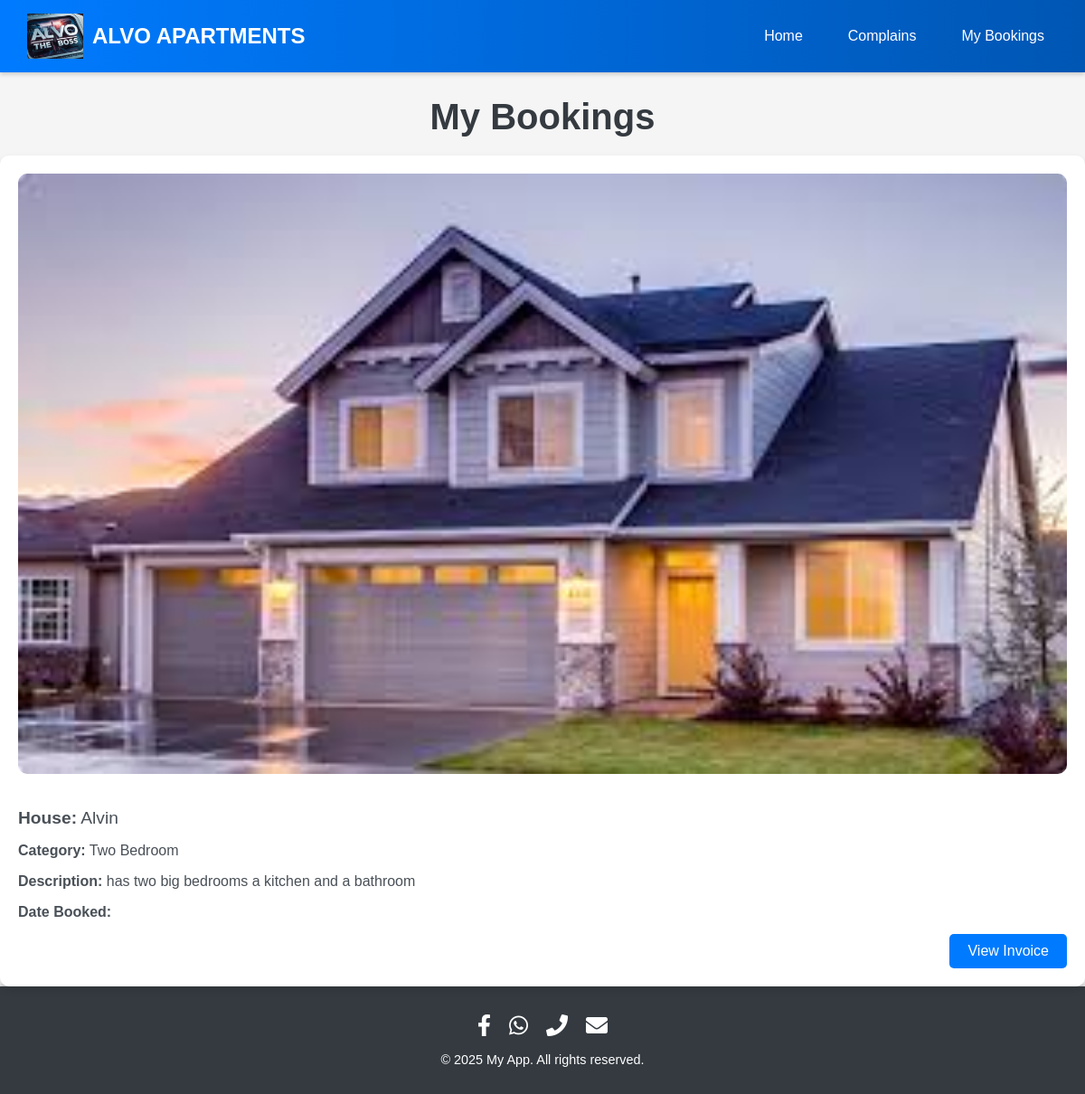
The app's page /my_bookings/ (signed in) with its own data.
### houses/models.py (models this page shows, shortened)
class Booking(models.Model):
    user = models.ForeignKey(User, on_delete=models.CASCADE)
    house = models.ForeignKey(House, on_delete=models.CASCADE)
    booking_date = models.DateTimeField(auto_now_add=True)
    room_no = models.CharField(max_length=10, default="Not Provided")  # Default value added
    contact = models.CharField(max_length=15, default="Not Provided")  # Default value added

class House(models.Model):
    CATEGORY_CHOICES = [
        ('bedsitter', 'Bedsitter'),
        ('single_bedroom', 'Single Bedroom'),
        ('two_bedroom', 'Two Bedroom'),
    ]
    name = models.CharField(max_length=100, default="Not Provided")  # New field for the house name
    category = models.CharField(max_length=20, choices=CATEGORY_CHOICES)
    description = models.TextField()
    image = models.ImageField(upload_to='house_images/')
    is_booked = models.BooleanField(default=False)

### houses/views.py (the view)
# urls.py: path('my_bookings/', views.my_bookings, name='my_bookings'),
def my_bookings(request):
    bookings = Booking.objects.filter(user=request.user).select_related('house')  # Optimize query
    return render(request, 'houses/my_bookings.html', {'bookings': bookings})

### houses/templates/houses/my_bookings.html (shortened to what this page needs)
{% extends 'base.html' %}
{% block content %}
<h1 style="text-align: center; color: #343a40; font-size: 2.5em; margin-bottom: 20px;">My Bookings</h1>
<div class="bookings-container" style="display: grid; grid-template-columns: repeat(auto-fit, minmax(200px, 1fr)); gap: 20px; max-width: 1200px; margin: 0 auto;">
    {% for booking in bookings %}
        <div class="booking-card" style="background: #fff; padding: 20px; border-radius: 10px; box-shadow: 0 4px 8px rgba(0, 0, 0, 0.1);">
            <img src="{{ booking.house.image.url }}" alt="House Image" style="width: 100%; border-radius: 10px; margin-bottom: 15px;">
            <p style="color: #495057; font-size: 1.2em; margin-bottom: 10px;"><strong>House:</strong> {{ booking.house.name }}</p>
            <p style="color: #495057; font-size: 1em; margin-bottom: 10px;"><strong>Category:</strong> {{ booking.house.get_category_display }}</p>
            <p style="color: #495057; font-size: 1em; margin-bottom: 10px;"><strong>Description:</strong> {{ booking.house.description }}</p>
            <p style="color: #495057; font-size: 1em; margin-bottom: 10px;"><strong>Date Booked:</strong> {{ booking.date_created|date:"M d, Y" }}</p>
            <div style="text-align: right; margin-top: 15px;">
                <a href="{% url 'view_invoice' booking.id %}" style="background: #007BFF; color: #fff; padding: 10px 20px; text-decoration: none; border-radius: 5px; display: inline-block; transition: background 0.3s ease;">View Invoice</a>
            </div>
        </div>
    {% empty %}
        <p style="text-align: center; color: #6c757d; font-size: 1.2em;">You have no bookings at the moment.</p>
    {% endfor %}
</div>
{% endblock %}

### houses/templates/base.html (style rules this page uses)
body { font-family: 'Poppins', sans-serif; background-color: #f5f5f5; margin: 0; padding: 0; }

### records on screen
Booking: house.image (picture), house.name "Alvin", house.category "Two Bedroom", house.description "has two big bedrooms a kitchen and a bathroom"
